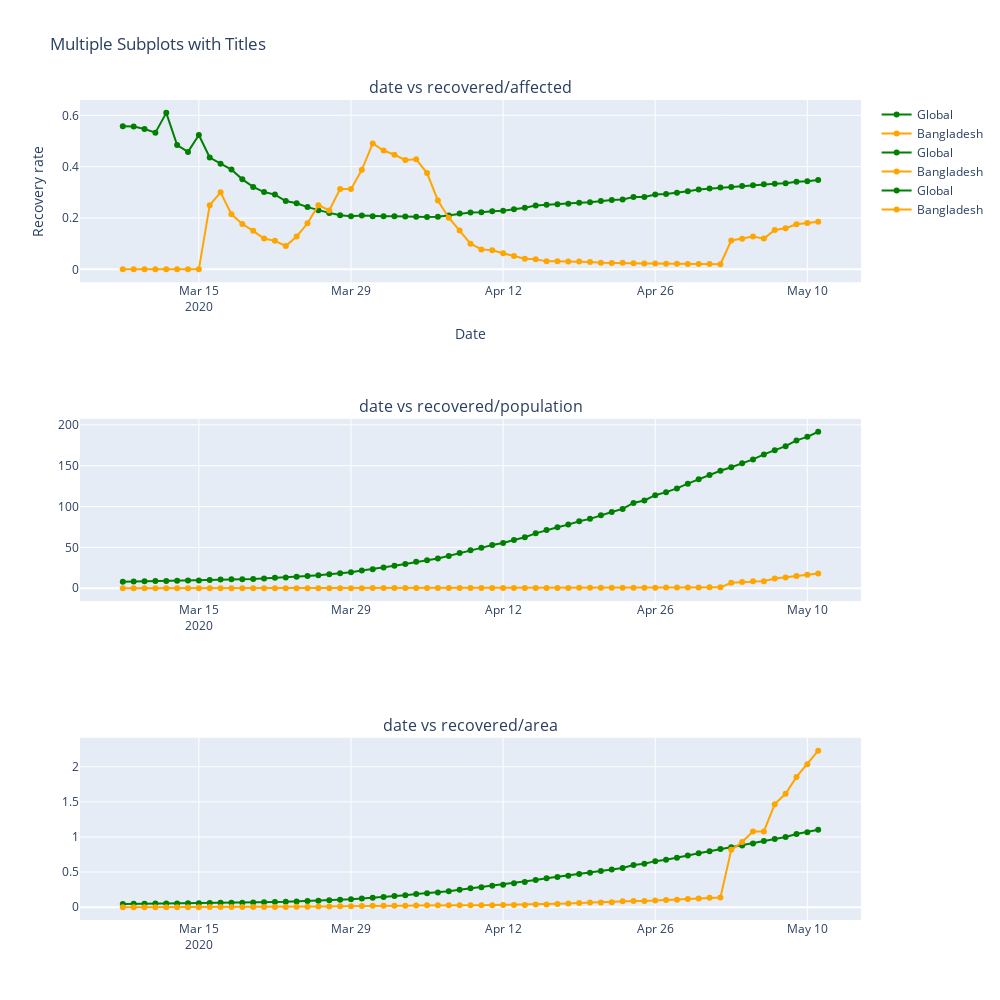

This figure's notebook cell:
### Code cell
fig = make_subplots(rows= 3, cols = 1,subplot_titles=("date vs recovered/affected", "date vs recovered/population", "date vs recovered/area"))

fig.update_layout(height=1000, width=1000,
                  title_text="Multiple Subplots with Titles",xaxis=dict(title='Date'),yaxis=dict(title='Recovery rate'))
fig.add_trace(go.Scatter(x=result['date'], y=result['wRec/affected'] ,
                    mode='lines+markers',
                    name='Global',line=dict(color='green', width=2)), row=1, col=1)

fig.add_trace(go.Scatter(x=result['date'], y=result['Rec/affected'] ,
                    mode='lines+markers',
                    name='Bangladesh',line=dict(color='orange', width=2) ), row=1, col=1)


fig.add_trace(go.Scatter(x=result['date'], y=result['wRec/population'] ,
                    mode='lines+markers',
                    name='Global',line=dict(color='green', width=2) ), row=2, col=1)

fig.add_trace(go.Scatter(x=result['date'], y=result['Rec/population'] ,
                    mode='lines+markers',
                    name='Bangladesh',line=dict(color='orange', width=2) ), row=2, col=1)


fig.add_trace(go.Scatter(x=result['date'], y=result['wRec/Area'] ,
                    mode='lines+markers',
                    name='Global',line=dict(color='green', width=2) ), row=3, col=1)

fig.add_trace(go.Scatter(x=result['date'], y=result['Rec/Area'] ,
                    mode='lines+markers',
                    name='Bangladesh',line=dict(color='orange', width=2) ), row=3, col=1)



fig.show()
